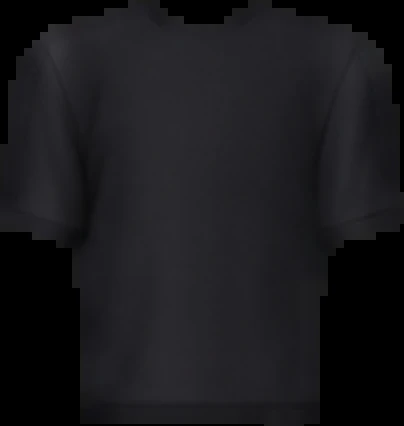
#> input picture assets/hauts/tee-noir.webp, 404 x 426 px, given in place of tee-noir.png, which was not available
$ python bandes-garcons.py
#> lines starting #> are read from the running program, lines starting #| are printed output that depends on the picture; after the words box and inside, x2 and y2 are one past the last pixel; in counts of white or black regions, pixels touching at a corner belong together
"""T-shirt à bandes des garçons : le t-shirt de la planche (tee-noir / tee-blanc) + 2 bandes qui partent du col,
   suivent le dessus de l'épaule et descendent sur le côté de la manche jusqu'à l'ourlet (comme sur la planche).
   Les bandes sont tracées à distance fixe du bord du t-shirt : nettes, sans bavure.
   python3 tools/bandes-garcons.py  ->  assets/hauts/bandes-noir.png, bandes-blanc.png (même cadre que tee-*.png)"""
import os, numpy as np, cv2
from scipy import ndimage
D = os.path.join(os.path.dirname(os.path.abspath(__file__)), '..', 'assets', 'hauts')
def bandes(src, dst, col):
#> called with src = 'tee-noir.png', dst = 'bandes-noir.png', col = (236, 238, 240)
    a = cv2.imread(os.path.join(D, src), cv2.IMREAD_UNCHANGED).astype(np.float32)
    H, W = a.shape[:2]; m = a[..., 3] > 127
#> after `H, W = a.shape[:2]`: H = 426; W = 404
#> after `m = a[..., 3] > 127`:
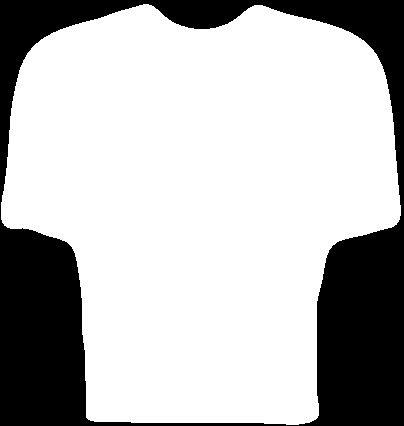
#> m: shape (426, 404) bool; 72.9% white; 1 black region, box (x1, y1, x2, y2) and area: (0, 0, 404, 426) 46617
    ys, xs = np.where(m); cx = (xs.min() + xs.max()) / 2; top = ys.min()
#> after `cx = (xs.min() + xs.max()) / 2`: cx = 200.5
#> after `top = ys.min()`: top = 4
    # encolure : largeur du vide du col sur la ligne du haut
    row = np.where(m[top + 3])[0]; inner = row[(row > cx - W * .3) & (row < cx + W * .3)]
#> after `row = np.where(m[top + 3])[0]`: row = 42 values from 132 to 268
#> after `inner = row[(row > cx - W * 0.3) & (row < cx + W * 0.3)]`: inner = 42 values from 132 to 268
    neck = max(abs(inner.min() - cx), abs(inner.max() - cx)) if len(inner) else W * .12
#> neck = 68.5
    gaps = [(x, ) for x in range(W)]
    # ourlet des manches : plus bas point du bord extérieur
    hem = max(np.where(m[:, :int(xs.min() + 12)].any(1))[0].max(), np.where(m[:, int(xs.max() - 12):].any(1))[0].max())
#> hem = 228
    dist, (iy, ix) = ndimage.distance_transform_edt(m, return_indices=True)
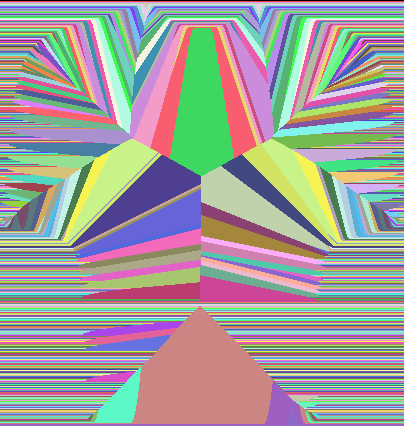
#> iy: shape (426, 404) int32; 426 distinct labels, from 0 to 425; one colour per label, 0 black
    by, bx = iy.astype(np.float32), ix.astype(np.float32)
    ok = m & (by < hem - 3) & (np.abs(bx - cx) > neck + 6) & (np.abs(bx - cx) > np.abs(np.arange(W)[None, :] - cx) - 1)
#> ok: shape (426, 404) bool; 21.1% white; 2 white regions, box (x1, y1, x2, y2) and area: (263, 10, 401, 224) 18239, (1, 9, 138, 225) 18006
    # les bandes ne passent pas sous l'aisselle : seulement le bord du dessus et l'extérieur
    S = W / 202.0   # pixels par unité du jeu
#> S = 2
    stripes = np.zeros((H, W), np.float32)
    for c in (3.6, 6.4):
        w = .8
        stripes = np.maximum(stripes, np.clip(1 - np.abs(dist / S - c) / w, 0, 1) * 1.6)
    stripes = np.clip(stripes, 0, 1) * ok
    # début et fin en douceur (pas de bout carré au col)
    stripes = cv2.GaussianBlur(stripes, (0, 0), .5)
    out = a.copy()
    for k in range(3): out[..., k] = a[..., k] * (1 - stripes) + col[k] * stripes
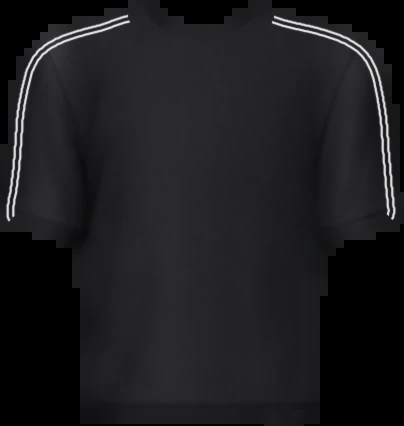
#> out: shape (426, 404, 4) float32; mean B, G, R, A 31.5, 28.3, 28.9, 186.3
    cv2.imwrite(os.path.join(D, dst), np.clip(out, 0, 255).astype(np.uint8), [cv2.IMWRITE_PNG_COMPRESSION, 9])
bandes('tee-noir.png', 'bandes-noir.png', (236, 238, 240))
bandes('tee-blanc.png', 'bandes-blanc.png', (36, 33, 31))
#> call 2 of bandes, with src = 'tee-blanc.png', dst = 'bandes-blanc.png', col = (36, 33, 31)
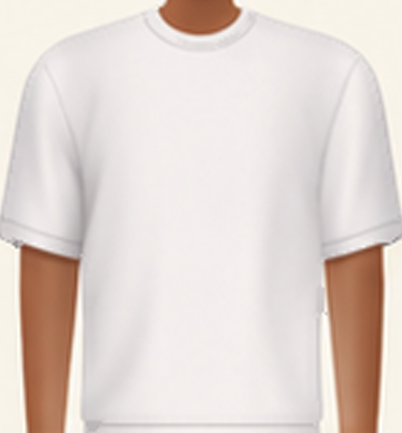
#> input picture assets/hauts/tee-blanc.png, 402 x 433 px
#> in bandes (call 2), `m = a[..., 3] > 127`: m: shape (433, 402) bool; 68.7% white; 1 black region, box (x1, y1, x2, y2) and area: (0, 0, 402, 433) 54491
#> in bandes (call 2), `row = np.where(m[top + 3])[0]`: row = [159, 160, 161]
#> in bandes (call 2), `neck = max(abs(inner.min() - cx), abs(inner.max() - cx)) if len(inner)..`: neck = 41.5
#> in bandes (call 2), `hem = max(np.where(m[:, :int(xs.min() + 12)].any(1))[0].max(), np.wher..`: hem = 244
#> in bandes (call 2), `dist, (iy, ix) = ndimage.distance_transform_edt(m, return_indices=True)`:
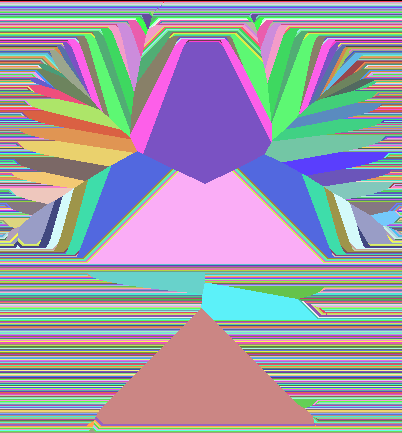
#> iy: shape (433, 402) int32; 433 distinct labels, from 0 to 432; one colour per label, 0 black
#> in bandes (call 2), `ok = m & (by < hem - 3) & (np.abs(bx - cx) > neck + 6) & (np.abs(bx - ..`: ok: shape (433, 402) bool; 20.7% white; 2 white regions, box (x1, y1, x2, y2) and area: (250, 13, 401, 240) 18072, (1, 11, 154, 241) 17961
#> in bandes (call 2), `stripes = np.clip(stripes, 0, 1) * ok`:
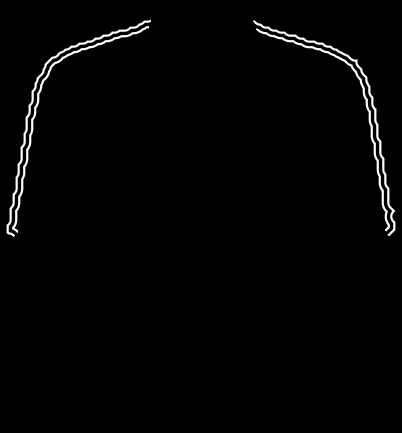
#> stripes: shape (433, 402) float64; min 0, max 1, mean 0.0149
#> after the loop in bandes (call 2), `for k in range(3): out[..., k] = a[..., k] * (1 - stripes) + col[k] * ..`:
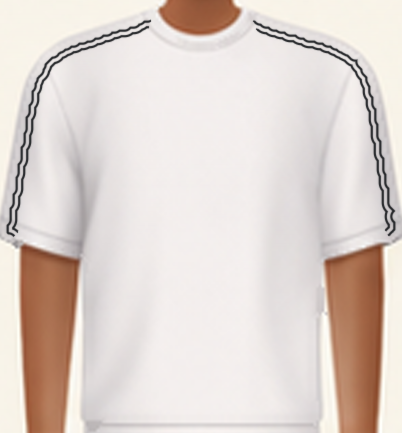
#> out: shape (433, 402, 4) float32; mean B, G, R, A 206.6, 212.4, 223.5, 175.7
